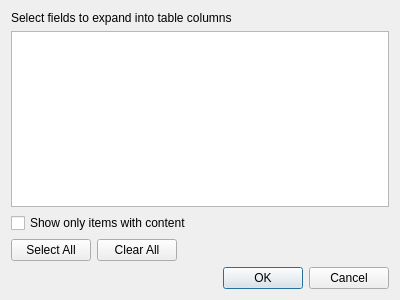
<?xml version="1.0" encoding="UTF-8"?>
<ui version="4.0">
 <class>Dialog</class>
 <widget class="QDialog" name="Dialog">
  <property name="geometry">
   <rect>
    <x>0</x>
    <y>0</y>
    <width>400</width>
    <height>300</height>
   </rect>
  </property>
  <property name="windowTitle">
   <string>HTML Field Selection</string>
  </property>
  <layout class="QVBoxLayout" name="verticalLayout">
   <item>
    <widget class="QLabel" name="label">
     <property name="text">
      <string>Select fields to expand into table columns</string>
     </property>
    </widget>
   </item>
   <item>
    <widget class="QListView" name="listView"/>
   </item>
   <item>
    <widget class="QCheckBox" name="checkBox">
     <property name="text">
      <string>Show only items with content</string>
     </property>
    </widget>
   </item>
   <item>
    <layout class="QHBoxLayout" name="horizontalLayout">
     <item>
      <widget class="QPushButton" name="selectAllButton">
       <property name="text">
        <string>Select All</string>
       </property>
      </widget>
     </item>
     <item>
      <widget class="QPushButton" name="clearButton">
       <property name="text">
        <string>Clear All</string>
       </property>
      </widget>
     </item>
     <item>
      <spacer name="horizontalSpacer">
       <property name="orientation">
        <enum>Qt::Horizontal</enum>
       </property>
       <property name="sizeHint" stdset="0">
        <size>
         <width>40</width>
         <height>20</height>
        </size>
       </property>
      </spacer>
     </item>
    </layout>
   </item>
   <item>
    <widget class="QDialogButtonBox" name="buttonBox">
     <property name="orientation">
      <enum>Qt::Horizontal</enum>
     </property>
     <property name="standardButtons">
      <set>QDialogButtonBox::Cancel|QDialogButtonBox::Ok</set>
     </property>
    </widget>
   </item>
  </layout>
 </widget>
 <resources/>
 <connections>
  <connection>
   <sender>buttonBox</sender>
   <signal>accepted()</signal>
   <receiver>Dialog</receiver>
   <slot>accept()</slot>
   <hints>
    <hint type="sourcelabel">
     <x>248</x>
     <y>254</y>
    </hint>
    <hint type="destinationlabel">
     <x>157</x>
     <y>274</y>
    </hint>
   </hints>
  </connection>
  <connection>
   <sender>buttonBox</sender>
   <signal>rejected()</signal>
   <receiver>Dialog</receiver>
   <slot>reject()</slot>
   <hints>
    <hint type="sourcelabel">
     <x>316</x>
     <y>260</y>
    </hint>
    <hint type="destinationlabel">
     <x>286</x>
     <y>274</y>
    </hint>
   </hints>
  </connection>
 </connections>
</ui>
